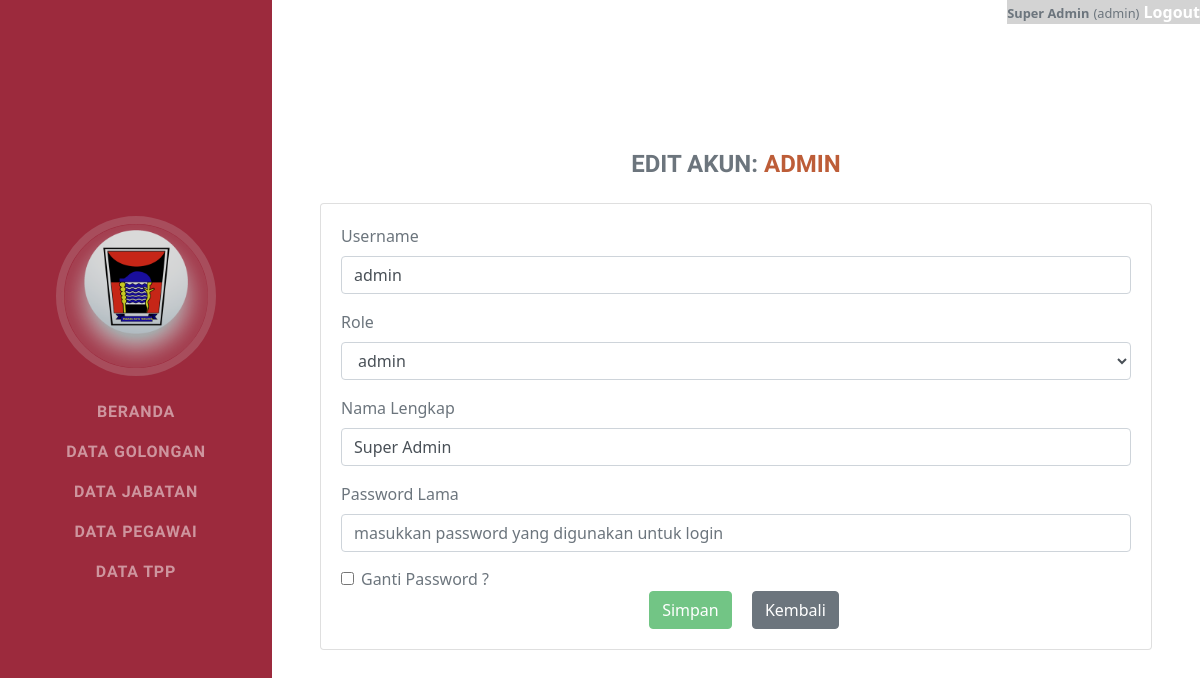
Page /akun-edit.php?username=admin (signed in) on the committed database.
### tables this page shows
CREATE TABLE `akun` (
  `username` varchar(20) NOT NULL,
  `password` varchar(32) NOT NULL,
  `nama_pengguna` varchar(40) NOT NULL,
  `role` varchar(20) NOT NULL
);

### akun-edit.php (the view, shortened to what this page needs)
        <?php include('assets/menu.php') ?>
        <div class="container-fluid p-0">
            <?php
                $username = mysqli_real_escape_string($con, $_GET['username']);
                $sql=mysqli_query($con, "SELECT * FROM akun WHERE username = '$username' ");
                while($row = mysqli_fetch_array($sql))
                {
                    $username = $row['username'];
                    $nama = $row['nama_pengguna'];
                }
            ?>
            <section class="resume-section">
                <div class="resume-section-content">
                    <h4 class="mb-0 text-secondary" style="text-align: center; padding-bottom: 3%">
                        Edit Akun:
                        <span class="text-primary"><?php echo $username ?></span>
                    </h4>
        	<div class="card">
      			<div class="card-body">
		            <form action="akun-edit-act.php" method="post">
			                    <div style="padding-bottom: 2%">
			                    	<label>Username</label>
									<input type="text" class="form-control" name="username2" placeholder="masukkan username yang digunakan untuk login" value="<?php echo $username ?>" required>
			                    </div>
                                <div style="padding-bottom: 2%">
                                    <label>Role</label>
                                    <select class="form-control" name="role" required="" id="role">
                                        <option value="admin">admin</option>
                                    </select>
                                </div>
                                <div style="padding-bottom: 2%">
                                    <label>Nama Lengkap</label>
                                    <input type="text" class="form-control" name="nama" placeholder="masukkan nama lengkap pengguna" value="<?php echo $nama ?>" required>
                                </div>
                                <div style="padding-bottom: 2%">
                                    <label>Password Lama</label>
                                    <input type="password" class="form-control" id="pass-lama" required placeholder="masukkan password yang digunakan untuk login" onkeyup="ketikpass();kosong()" name="pass-lama">
                                </div>
                                <div class="form-check">
                                    <input type="checkbox" class="form-check-input" id="ganti-pass" onclick="ganti()">
                                    <label class="form-check-label" for="exampleCheck1">Ganti Password ?</label>
                                </div>
								<div style="text-align: center;">
									<button type="submit" class="btn btn-success mx-sm-3" name="akun-edit" disabled="" id="edit">Simpan</button>
									<a href="golongan.php">
										<button type="button" class="btn btn-secondary">Kembali</button>
									</a>
								</div>
<?php include('assets/footer.php') ?>

### rows in the picture
akun: username "ADMIN", username2 "admin", nama "Super Admin"

### other values in the picture
$_SESSION['nama'] "Super Admin"
$_SESSION['role'] "admin"
